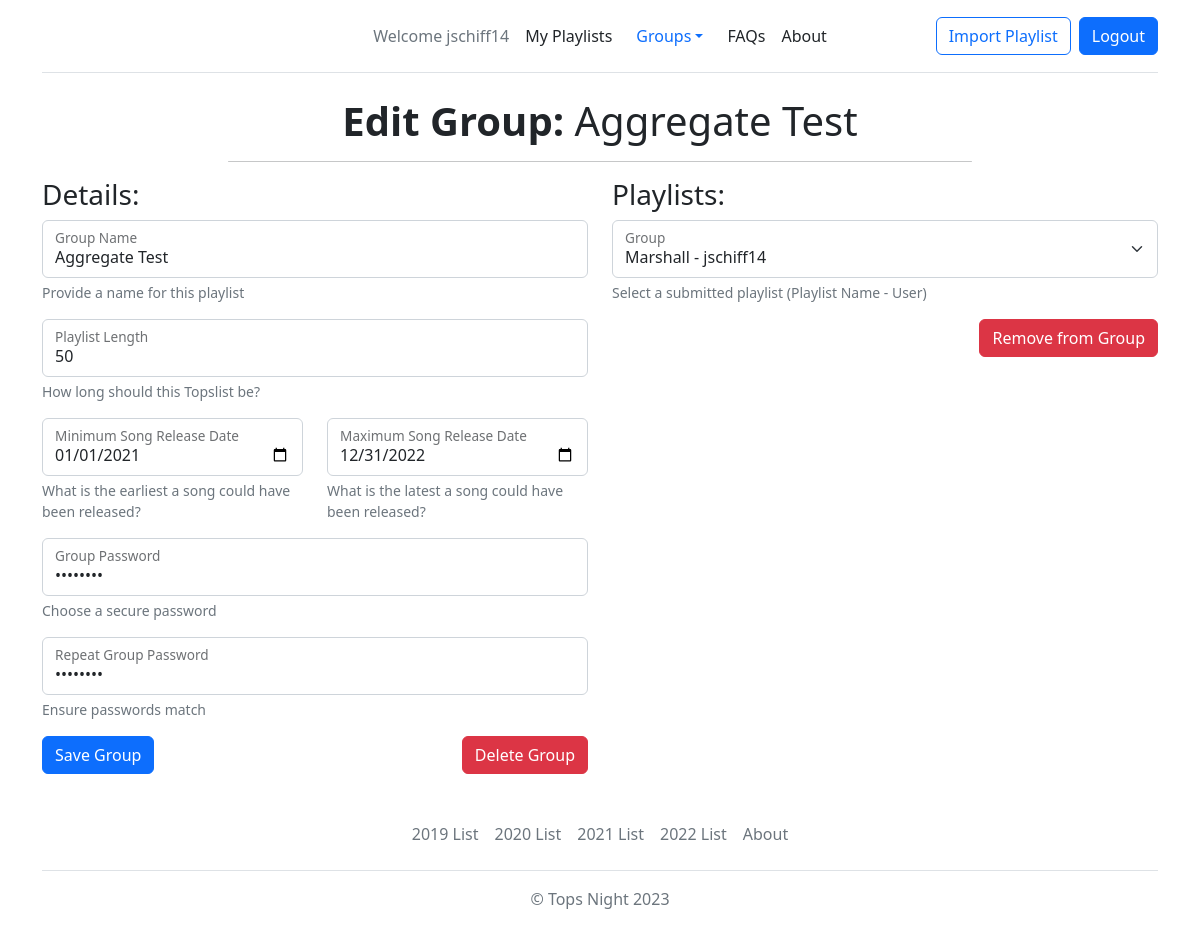
The page /EditGroup/11 (signed in) on the database its author committed.
### TopsListGenerator/models.py (models this page shows, shortened)
class TopsGroup(models.Model):
	name = models.CharField(max_length=100)
	password = models.CharField(max_length=100)
	playlistHTML = models.TextField(blank=True,null=True)
	created = models.DateTimeField(auto_now_add=True)
	playlistlength = models.IntegerField(blank=True,null=True)
	min_date = models.DateField(blank=True,null=True)
	max_date = models.DateField(blank=True,null=True)
	user = models.ForeignKey(User, on_delete=models.CASCADE)

### TopsListGenerator/views.py (the view, shortened to what this page needs)
# urls.py: path("EditGroup/<int:group_pk>", views.editgroup, name="editgroup"),
@login_required
def editgroup(request, group_pk):
    group = get_object_or_404(TopsGroup, pk=group_pk, user=request.user)
    form = TopsGroupForm(instance=group)
    playlists = Playlist.objects.filter(groups=group_pk)
    if request.method == "GET":
        return render(request, 'TopsListGenerator/editgroup.html', {'group' : group, 'playlists' : playlists, 'form' : form})

### TopsListGenerator/forms.py
class TopsGroupForm(ModelForm):
	class Meta:
		model = TopsGroup
		fields = ['name', 'password', 'min_date', 'max_date', 'playlistlength']

### TopsListGenerator/templates/TopsListGenerator/editgroup.html (shortened to what this page needs)
{% extends 'TopsListGenerator/base.html' %}
{% block content %}
<div class="col-8 mx-auto">
    <h1 class="text-center"><strong>Edit Group:</strong> {{ group.name }}</h1>
    <hr class="rounded">
</div>
<div class="row">
    <div class="col-6">
        <h3>Details:</h3>
        <form method="POST">
            <div class="form-floating mb-3">
                <input type="text" class="form-control" id="name" name="name" placeholder="name" value="{{ group.name }}">
                <label for="name">Group Name</label>
                <div id="nameHelp" class="form-text">Provide a name for this playlist</div>
            </div>
        <div class="form-floating mb-3">
            <input type="number" class="form-control" id="playlistlength" name="playlistlength" placeholder="playlistlength" value="{{ group.playlistlength }}">
            <label for="playlistlength">Playlist Length</label>
            <div id="playlistlengthHelp" class="form-text">How long should this Topslist be?</div>
        </div>
        <div class="row">
            <div class="col-6">
                <div class="form-floating mb-3">
                    <input type="date" class="form-control" id="min_date" name="min_date" placeholder="min_date" value="{{ group.min_date|date:'Y-m-d' }}">
                    <label for="min_date">Minimum Song Release Date</label>
                    <div id="mindateHelp" class="form-text">What is the earliest a song could have been released?</div>
                </div>
            </div>
            <div class="col-6">
                <div class="form-floating mb-3">
                    <input type="date" class="form-control" id="max_date" name="max_date" placeholder="max_date" value="{{ group.max_date|date:'Y-m-d' }}">
                    <label for="max_date">Maximum Song Release Date</label>
                    <div id="maxdateHelp" class="form-text">What is the latest a song could have been released?</div>
                </div>
            </div>
        </div>
            <div class="form-floating mb-3">
                <input type="password" class="form-control" id="password" name="password"placeholder="password" value="{{ group.password }}">
                <label for="password">Group Password</label>
                <div id="nameHelp" class="form-text">Choose a secure password</div>
            </div>
            <div class="form-floating mb-3">
                <input type="password" class="form-control" id="password2" name="password2"placeholder="password" value="{{ group.password }}">
                <label for="password2">Repeat Group Password</label>
                <div id="nameHelp" class="form-text">Ensure passwords match</div>
            </div>
        <div class="row">
            <div class="col-6">
                    <button type="submit" class="btn btn-primary">Save Group</button>
            </div>
        </form>
            <div class="col-6 d-flex justify-content-end">
                <form method="POST" action="{% url 'deletegroup' group.id %}">
                	<button type="submit" class="btn btn-danger">Delete Group</button>
                </form>
            </div>
        </div>
    </div>
    <div class="col-6">
        <h3>Playlists:</h3>
        {% if playlists %}
            <form method="POST" action="{% url 'removeplaylistfromgroup' group.id %}">
                    <div class="form-floating mb-3">
                        <select class="form-select" name="playlist" required id="id_playlist">
                            {% for playlist in playlists %}
                                <option value="{{ playlist.id }}">{{ playlist.name }} - {{ playlist.user }}</option>
                            {% endfor %}
                         </select>
                        <label for="playlist">Group</label>
                        <div id="playlistHelp" class="form-text">Select a submitted playlist (Playlist Name - User)</div>
                    </div>
                    <div class="d-flex justify-content-end">
                        <button type="submit" class="btn btn-danger">Remove from Group</button>
                    </div>
                </form>
        {% endif %}
    </div>
    </div>
{% endblock %}

### TopsListGenerator/templates/TopsListGenerator/base.html (shortened to what this page needs)
{% load static %}
<!doctype html>
<html lang="en">
<head>
  <link href="https://cdn.jsdelivr.net/npm/bootstrap@5.2.0/dist/css/bootstrap.min.css" rel="stylesheet">
</head>
<body>
<div class="container">
  <header class="d-flex flex-wrap align-items-center justify-content-center justify-content-md-between py-3 mb-4 border-bottom">
    <a href="#" class="d-flex align-items-center col-md-3 mb-2 mb-md-0 text-dark text-decoration-none">
      <svg class="bi me-2" width="40" height="32" role="img" aria-label="Bootstrap"><use xlink:href="#bootstrap"/></svg>
    </a>
    {% if user.is_authenticated %}
      <ul class="nav col-12 col-md-auto mb-2 justify-content-center mb-md-0">
          <li><a href="{% url 'home' %}" class="nav-link px-2 link-secondary">Welcome {{ user.username }}</a></li>
          <li><a href="{% url 'userplaylists' %}" class="nav-link px-2 link-dark">My Playlists</a></li>
          <li class="nav-item dropdown">
            <a class="nav-link dropdown-toggle" href="#" role="button" data-bs-toggle="dropdown" aria-expanded="false">
            Groups</a>
          </li>
          <li><a href="{% url 'FAQs' %}" class="nav-link px-2 link-dark">FAQs</a></li>
          <li><a href="{% url 'about' %}" class="nav-link px-2 link-dark">About</a></li>
      </ul>
      <div class="col-md-3 text-end">
        <table>
          <form action="{% url 'importplaylist' %}">
              <button type="submit" class="btn btn-outline-primary me-2">Import Playlist</button>
          </form>
          <form action="{% url 'logoutuser' %}" method="POST">
              <button type="submit" class="btn btn-primary">Logout</button>
          </form>
        </table>
      </div>
    {% endif %}
  </header>
  {% block content %}{% endblock %}
  <footer class="py-3 my-4">
    <ul class="nav justify-content-center border-bottom pb-3 mb-3">
      <li class="nav-item"><a href="https://open.spotify.com/playlist/6zq6rrkTaaG38OQGnddeOn" class="nav-link px-2 text-muted" target="_blank" rel="noopener noreferrer">2019 List</a></li>
      <li class="nav-item"><a href="https://open.spotify.com/playlist/1ThCoe0JZnwVGShzk40iEQ" class="nav-link px-2 text-muted" target="_blank" rel="noopener noreferrer">2020 List</a></li>
      <li class="nav-item"><a href="https://open.spotify.com/playlist/0tdHT1hDdDtSYAt2ybghm8" class="nav-link px-2 text-muted" target="_blank" rel="noopener noreferrer">2021 List</a></li>
      <li class="nav-item"><a href="https://open.spotify.com/playlist/4VZUQydvOsdeEyVlAGsj24" class="nav-link px-2 text-muted" target="_blank" rel="noopener noreferrer">2022 List</a></li>
      <li class="nav-item"><a href="#" class="nav-link px-2 text-muted">About</a></li>
    </ul>
    <p class="text-center text-muted">&copy; Tops Night 2023</p>
  </footer>
</body>

### rows shown on the page
TopsGroup: name "Aggregate Test", playlistlength "50", min_date "01/01/2021", max_date "12/31/2022"

### other values the page prints
{{ user.username }} "jschiff14"
form field playlist "Marshall - jschiff14"
